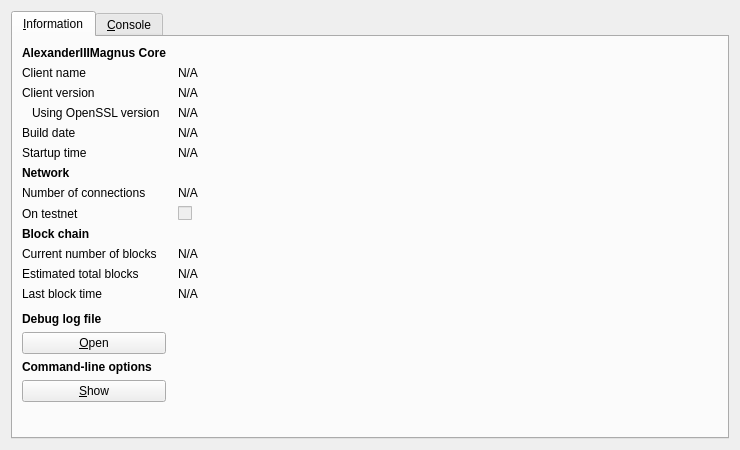
<?xml version="1.0" encoding="UTF-8"?>
<ui version="4.0">
 <class>RPCConsole</class>
 <widget class="QDialog" name="RPCConsole">
  <property name="geometry">
   <rect>
    <x>0</x>
    <y>0</y>
    <width>740</width>
    <height>450</height>
   </rect>
  </property>
  <property name="windowTitle">
   <string>AlexanderIIIMagnus - Debug window</string>
  </property>
  <layout class="QVBoxLayout" name="verticalLayout_2">
   <item>
    <widget class="QTabWidget" name="tabWidget">
     <property name="currentIndex">
      <number>0</number>
     </property>
     <widget class="QWidget" name="tab_info">
      <attribute name="title">
       <string>&amp;Information</string>
      </attribute>
      <layout class="QGridLayout" name="gridLayout" columnstretch="0,1">
       <property name="horizontalSpacing">
        <number>12</number>
       </property>
       <item row="0" column="0">
        <widget class="QLabel" name="label_9">
         <property name="font">
          <font>
           <weight>75</weight>
           <bold>true</bold>
          </font>
         </property>
         <property name="text">
          <string>AlexanderIIIMagnus Core</string>
         </property>
        </widget>
       </item>
       <item row="1" column="0">
        <widget class="QLabel" name="label_5">
         <property name="text">
          <string>Client name</string>
         </property>
        </widget>
       </item>
       <item row="1" column="1">
        <widget class="QLabel" name="clientName">
         <property name="cursor">
          <cursorShape>IBeamCursor</cursorShape>
         </property>
         <property name="text">
          <string>N/A</string>
         </property>
         <property name="textFormat">
          <enum>Qt::PlainText</enum>
         </property>
         <property name="textInteractionFlags">
          <set>Qt::LinksAccessibleByMouse|Qt::TextSelectableByKeyboard|Qt::TextSelectableByMouse</set>
         </property>
        </widget>
       </item>
       <item row="2" column="0">
        <widget class="QLabel" name="label_6">
         <property name="text">
          <string>Client version</string>
         </property>
        </widget>
       </item>
       <item row="2" column="1">
        <widget class="QLabel" name="clientVersion">
         <property name="cursor">
          <cursorShape>IBeamCursor</cursorShape>
         </property>
         <property name="text">
          <string>N/A</string>
         </property>
         <property name="textFormat">
          <enum>Qt::PlainText</enum>
         </property>
         <property name="textInteractionFlags">
          <set>Qt::LinksAccessibleByMouse|Qt::TextSelectableByKeyboard|Qt::TextSelectableByMouse</set>
         </property>
        </widget>
       </item>
       <item row="3" column="0">
        <widget class="QLabel" name="label_14">
         <property name="text">
          <string>Using OpenSSL version</string>
         </property>
         <property name="indent">
          <number>10</number>
         </property>
        </widget>
       </item>
       <item row="3" column="1">
        <widget class="QLabel" name="openSSLVersion">
         <property name="cursor">
          <cursorShape>IBeamCursor</cursorShape>
         </property>
         <property name="text">
          <string>N/A</string>
         </property>
         <property name="textFormat">
          <enum>Qt::PlainText</enum>
         </property>
         <property name="textInteractionFlags">
          <set>Qt::LinksAccessibleByMouse|Qt::TextSelectableByKeyboard|Qt::TextSelectableByMouse</set>
         </property>
        </widget>
       </item>
       <item row="4" column="0">
        <widget class="QLabel" name="label_12">
         <property name="text">
          <string>Build date</string>
         </property>
        </widget>
       </item>
       <item row="4" column="1">
        <widget class="QLabel" name="buildDate">
         <property name="cursor">
          <cursorShape>IBeamCursor</cursorShape>
         </property>
         <property name="text">
          <string>N/A</string>
         </property>
         <property name="textFormat">
          <enum>Qt::PlainText</enum>
         </property>
         <property name="textInteractionFlags">
          <set>Qt::LinksAccessibleByMouse|Qt::TextSelectableByKeyboard|Qt::TextSelectableByMouse</set>
         </property>
        </widget>
       </item>
       <item row="5" column="0">
        <widget class="QLabel" name="label_13">
         <property name="text">
          <string>Startup time</string>
         </property>
        </widget>
       </item>
       <item row="5" column="1">
        <widget class="QLabel" name="startupTime">
         <property name="cursor">
          <cursorShape>IBeamCursor</cursorShape>
         </property>
         <property name="text">
          <string>N/A</string>
         </property>
         <property name="textFormat">
          <enum>Qt::PlainText</enum>
         </property>
         <property name="textInteractionFlags">
          <set>Qt::LinksAccessibleByMouse|Qt::TextSelectableByKeyboard|Qt::TextSelectableByMouse</set>
         </property>
        </widget>
       </item>
       <item row="6" column="0">
        <widget class="QLabel" name="label_11">
         <property name="font">
          <font>
           <weight>75</weight>
           <bold>true</bold>
          </font>
         </property>
         <property name="text">
          <string>Network</string>
         </property>
        </widget>
       </item>
       <item row="7" column="0">
        <widget class="QLabel" name="label_7">
         <property name="text">
          <string>Number of connections</string>
         </property>
        </widget>
       </item>
       <item row="7" column="1">
        <widget class="QLabel" name="numberOfConnections">
         <property name="cursor">
          <cursorShape>IBeamCursor</cursorShape>
         </property>
         <property name="text">
          <string>N/A</string>
         </property>
         <property name="textFormat">
          <enum>Qt::PlainText</enum>
         </property>
         <property name="textInteractionFlags">
          <set>Qt::LinksAccessibleByMouse|Qt::TextSelectableByKeyboard|Qt::TextSelectableByMouse</set>
         </property>
        </widget>
       </item>
       <item row="8" column="0">
        <widget class="QLabel" name="label_8">
         <property name="text">
          <string>On testnet</string>
         </property>
        </widget>
       </item>
       <item row="8" column="1">
        <widget class="QCheckBox" name="isTestNet">
         <property name="enabled">
          <bool>false</bool>
         </property>
         <property name="text">
          <string/>
         </property>
        </widget>
       </item>
       <item row="9" column="0">
        <widget class="QLabel" name="label_10">
         <property name="font">
          <font>
           <weight>75</weight>
           <bold>true</bold>
          </font>
         </property>
         <property name="text">
          <string>Block chain</string>
         </property>
        </widget>
       </item>
       <item row="10" column="0">
        <widget class="QLabel" name="label_3">
         <property name="text">
          <string>Current number of blocks</string>
         </property>
        </widget>
       </item>
       <item row="10" column="1">
        <widget class="QLabel" name="numberOfBlocks">
         <property name="cursor">
          <cursorShape>IBeamCursor</cursorShape>
         </property>
         <property name="text">
          <string>N/A</string>
         </property>
         <property name="textFormat">
          <enum>Qt::PlainText</enum>
         </property>
         <property name="textInteractionFlags">
          <set>Qt::LinksAccessibleByMouse|Qt::TextSelectableByKeyboard|Qt::TextSelectableByMouse</set>
         </property>
        </widget>
       </item>
       <item row="11" column="0">
        <widget class="QLabel" name="label_4">
         <property name="text">
          <string>Estimated total blocks</string>
         </property>
        </widget>
       </item>
       <item row="11" column="1">
        <widget class="QLabel" name="totalBlocks">
         <property name="cursor">
          <cursorShape>IBeamCursor</cursorShape>
         </property>
         <property name="text">
          <string>N/A</string>
         </property>
         <property name="textFormat">
          <enum>Qt::PlainText</enum>
         </property>
         <property name="textInteractionFlags">
          <set>Qt::LinksAccessibleByMouse|Qt::TextSelectableByKeyboard|Qt::TextSelectableByMouse</set>
         </property>
        </widget>
       </item>
       <item row="12" column="0">
        <widget class="QLabel" name="label_2">
         <property name="text">
          <string>Last block time</string>
         </property>
        </widget>
       </item>
       <item row="12" column="1">
        <widget class="QLabel" name="lastBlockTime">
         <property name="cursor">
          <cursorShape>IBeamCursor</cursorShape>
         </property>
         <property name="text">
          <string>N/A</string>
         </property>
         <property name="textFormat">
          <enum>Qt::PlainText</enum>
         </property>
         <property name="textInteractionFlags">
          <set>Qt::LinksAccessibleByMouse|Qt::TextSelectableByKeyboard|Qt::TextSelectableByMouse</set>
         </property>
        </widget>
       </item>
       <item row="13" column="0">
        <spacer name="verticalSpacer_2">
         <property name="orientation">
          <enum>Qt::Vertical</enum>
         </property>
         <property name="sizeHint" stdset="0">
          <size>
           <width>20</width>
           <height>20</height>
          </size>
         </property>
        </spacer>
       </item>
       <item row="14" column="0">
        <widget class="QLabel" name="labelDebugLogfile">
         <property name="font">
          <font>
           <weight>75</weight>
           <bold>true</bold>
          </font>
         </property>
         <property name="text">
          <string>Debug log file</string>
         </property>
        </widget>
       </item>
       <item row="15" column="0">
        <widget class="QPushButton" name="openDebugLogfileButton">
         <property name="toolTip">
          <string>Open the AlexanderIIIMagnus debug log file from the current data directory. This can take a few seconds for large log files.</string>
         </property>
         <property name="text">
          <string>&amp;Open</string>
         </property>
         <property name="autoDefault">
          <bool>false</bool>
         </property>
        </widget>
       </item>
       <item row="16" column="0">
        <widget class="QLabel" name="labelCLOptions">
         <property name="font">
          <font>
           <weight>75</weight>
           <bold>true</bold>
          </font>
         </property>
         <property name="text">
          <string>Command-line options</string>
         </property>
        </widget>
       </item>
       <item row="17" column="0">
        <widget class="QPushButton" name="showCLOptionsButton">
         <property name="toolTip">
          <string>Show the AlexanderIIIMagnus-Qt help message to get a list with possible AlexanderIIIMagnus command-line options.</string>
         </property>
         <property name="text">
          <string>&amp;Show</string>
         </property>
         <property name="autoDefault">
          <bool>false</bool>
         </property>
        </widget>
       </item>
       <item row="18" column="0">
        <spacer name="verticalSpacer">
         <property name="orientation">
          <enum>Qt::Vertical</enum>
         </property>
         <property name="sizeHint" stdset="0">
          <size>
           <width>20</width>
           <height>40</height>
          </size>
         </property>
        </spacer>
       </item>
      </layout>
     </widget>
     <widget class="QWidget" name="tab_console">
      <attribute name="title">
       <string>&amp;Console</string>
      </attribute>
      <layout class="QVBoxLayout" name="verticalLayout_3">
       <property name="spacing">
        <number>3</number>
       </property>
       <item>
        <widget class="QTextEdit" name="messagesWidget">
         <property name="minimumSize">
          <size>
           <width>0</width>
           <height>100</height>
          </size>
         </property>
         <property name="readOnly">
          <bool>true</bool>
         </property>
         <property name="tabKeyNavigation" stdset="0">
          <bool>false</bool>
         </property>
         <property name="columnCount" stdset="0">
          <number>2</number>
         </property>
        </widget>
       </item>
       <item>
        <layout class="QHBoxLayout" name="horizontalLayout">
         <property name="spacing">
          <number>3</number>
         </property>
         <item>
          <widget class="QLabel" name="label">
           <property name="text">
            <string notr="true">&gt;</string>
           </property>
          </widget>
         </item>
         <item>
          <widget class="QLineEdit" name="lineEdit"/>
         </item>
         <item>
          <widget class="QPushButton" name="clearButton">
           <property name="maximumSize">
            <size>
             <width>24</width>
             <height>24</height>
            </size>
           </property>
           <property name="toolTip">
            <string>Clear console</string>
           </property>
           <property name="text">
            <string/>
           </property>
           <property name="icon">
            <iconset resource="../bitcoin.qrc">
             <normaloff>:/icons/remove</normaloff>:/icons/remove</iconset>
           </property>
           <property name="shortcut">
            <string notr="true">Ctrl+L</string>
           </property>
           <property name="autoDefault">
            <bool>false</bool>
           </property>
          </widget>
         </item>
        </layout>
       </item>
      </layout>
     </widget>
    </widget>
   </item>
  </layout>
 </widget>
 <resources>
  <include location="../bitcoin.qrc"/>
 </resources>
 <connections/>
</ui>
